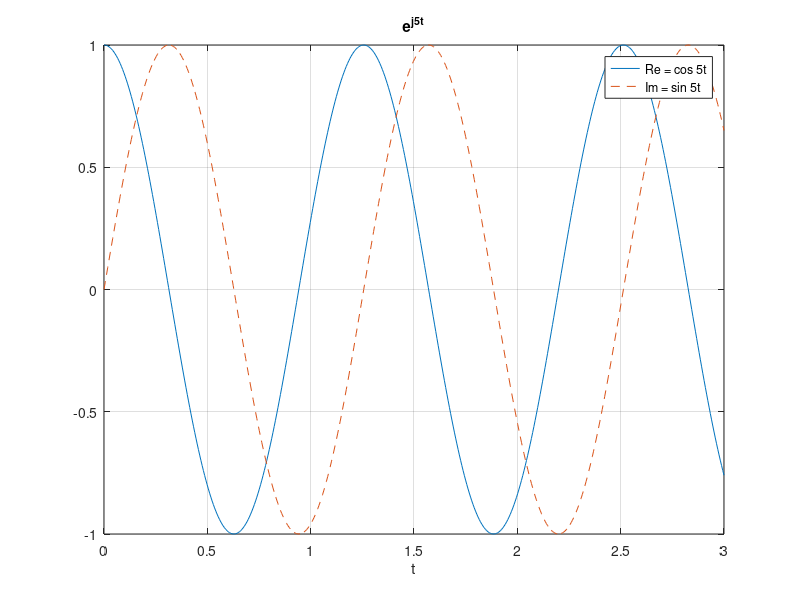
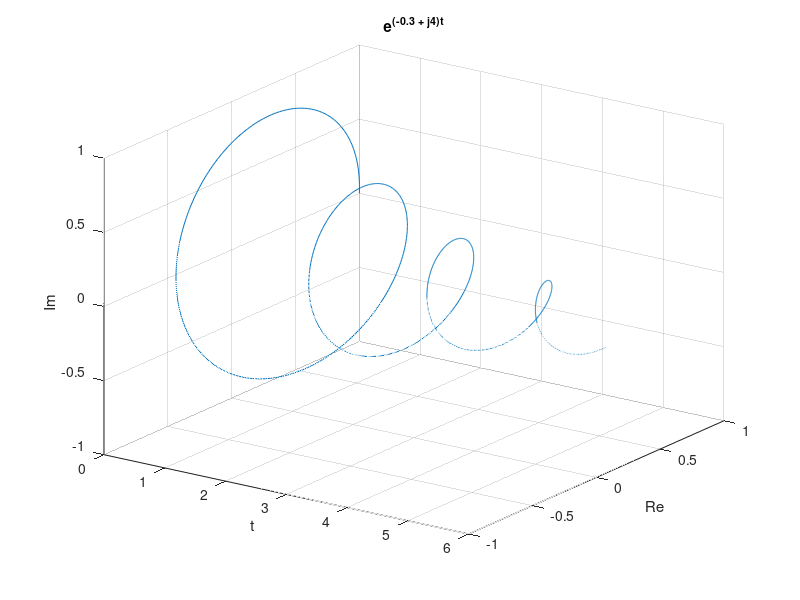

Here is the MATLAB script that generated these plots, in order:
% Signals and Systems — Complex Exponential and Sinusoidal Signals
%title: Complex Exponentials and Euler's Formula
%ar-title: الأسّيات المركّبة وصيغة أويلر
%lesson: ss-ch1-6
%course: signals-systems

%% Euler's formula, numerically
%ar: A cos(ω0 t + φ) = (A/2)e^{jφ}e^{jω0 t} + (A/2)e^{−jφ}e^{−jω0 t}. نتحقق نقطة نقطة. exp تقبل أسًا مركبًا.
A = 3; w0 = 5; phi = 0.4; t = linspace(0, 3, 500);
lhs = A*cos(w0*t + phi);
rhs = (A/2)*exp(1j*phi)*exp(1j*w0*t) + (A/2)*exp(-1j*phi)*exp(-1j*w0*t);
fprintf('max difference = %.2e, largest imaginary part = %.2e\n', max(abs(lhs - rhs)), max(abs(imag(rhs))))
%check: max(abs(lhs - rhs)) < 1e-12

%% The period of e^{j5t}
%ar: T0 = 2π/ω0. نرسم الجزأين الحقيقي (cos) والتخيلي (sin).
T0 = 2*pi/5;
fprintf('T0 = %.4f s\n', T0)
z = exp(1j*5*t);
plot(t, real(z), t, imag(z), '--'); grid on; xlabel('t'); legend('Re = cos 5t', 'Im = sin 5t'); title('e^{j5t}')
%check: abs(T0 - 1.2566) < 1e-4

%% Discrete time: w0 and w0 + 2pi are the same signal
%ar: في المتقطع: e^{j(ω0+2π)n} = e^{jω0 n} لكل n صحيح. هذا سبب أن ترددات المتقطع تكفيها فترة طولها 2π.
n = 0:20; w0 = 0.3;
d = max(abs(exp(1j*(w0 + 2*pi)*n) - exp(1j*w0*n)));
fprintf('max |e^{j(w0+2pi)n} - e^{jw0 n}| = %.2e\n', d)
%check: d < 1e-12

%%! Project idea: the growing/decaying spiral
%ar: مشروع بصري: e^{(σ + jω)t} حلزون في المستوى المركب. plot3 يرسمه مع الزمن: σ سالبة ⇐ يتلاشى، موجبة ⇐ يكبر. هذه هي الأقطاب التي ستراها في لابلاس.
t = linspace(0, 6, 1500); s = -0.3 + 4j;
z = exp(s*t);
figure; plot3(t, real(z), imag(z)); grid on; xlabel('t'); ylabel('Re'); zlabel('Im'); title('e^{(-0.3 + j4)t}'); view(35, 25)
